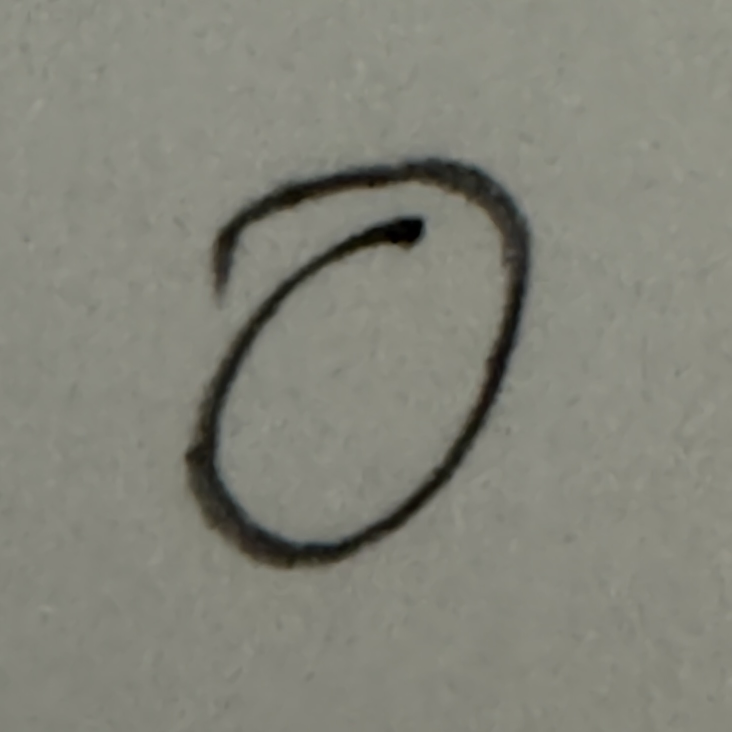
#> input picture course/week2/testing_project/images/integration/digits-raw/IMG_9838.JPG, 1463 x 1463 px (shown at 1/2 size); its folder holds only this picture in this run
$ python clean_image_dir.py
#> lines starting #> are read from the running program, lines starting #| are printed output that depends on the picture; after the words box and inside, x2 and y2 are one past the last pixel; in counts of white or black regions, pixels touching at a corner belong together
"""
Utilities for processing photos of handwritten digits from
raw photos to a clean version that neural networks expect.

NOTE: You will not need to edit anything in this file although
we encourage you to understand the material here.
"""

import os
import cv2
import math
import numpy as np
from scipy import ndimage


def get_best_shift(img):
  cy, cx = ndimage.measurements.center_of_mass(img)

  rows, cols = img.shape
  shiftx = np.round(cols / 2.0 - cx).astype(int)
  shifty = np.round(rows / 2.0 - cy).astype(int)

  return shiftx, shifty


def shift(img, sx, sy):
  rows, cols = img.shape
  M = np.float32([[1, 0, sx], [0, 1, sy]])
  shifted = cv2.warpAffine(img, M, (cols, rows))
  return shifted


def clean_photo_image(path, out_dir):
  """The photo we have taken by hand is quite different than a MNIST image.
  We will need to process them!

  If you are curious, we perform the following operations:

  1. The photo is reshaped to 28 x 28 in grayscale.
  2. The photo is thresholded to increase contrast between black and white portions.
  3. The photo is cropped to remove any rows or columns of pixels that are
    completely black.
  4. The crop is reshaped to 20 x 20 pixels and cented in a 28 x 28 pixe
    box by center of mass.

  Steps 3-4 are important for normalizing the size of the digit; otherwise you
  might show digits of different sizes to the neural network. This sort of
  standardization is very important for good performance.

  Credit: https://opensourc.es/blog/tensorflow-mnist for this function.
  """
  # load the raw image
  gray = cv2.imread(path, 0)
#> gray: shape (1463, 1463); min 0, max 154, mean 130.9
  # rescale it
  gray = cv2.resize(255 - gray, (28, 28))
#> gray: shape (28, 28)
  # better black and white version
  (thresh, gray) = cv2.threshold(gray, 128, 255,
    cv2.THRESH_BINARY | cv2.THRESH_OTSU)
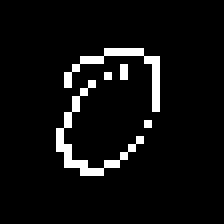
#> gray: shape (28, 28) (shown 8 times larger); 5.7% white in thin lines or dots, all inside (x1, y1, x2, y2) = (7, 6, 20, 22)
#> thresh = 157

  # remove all rows and columns at the sides of images that are
  # completely black.
  while np.sum(gray[0]) == 0:
    gray = gray[1:]
#> this loop made 6 passes
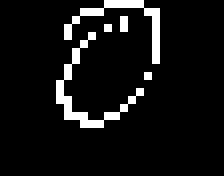
#> gray: shape (22, 28) (shown 8 times larger); 7.3% white in thin lines or dots, all inside (x1, y1, x2, y2) = (7, 0, 20, 16)

  while np.sum(gray[:,0]) == 0:
    gray = np.delete(gray,0,1)
#> this loop made 7 passes
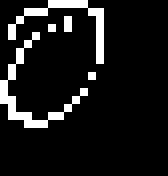
#> gray: shape (22, 21) (shown 8 times larger); 9.7% white in thin lines or dots, all inside (x1, y1, x2, y2) = (0, 0, 13, 16)

  while np.sum(gray[-1]) == 0:
    gray = gray[:-1]
#> this loop made 6 passes
#> pass 1, in clean_photo_image, `gray = gray[:-1]`:
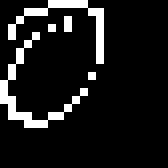
#> gray: shape (21, 21) (shown 8 times larger); 10.2% white in thin lines or dots, all inside (x1, y1, x2, y2) = (0, 0, 13, 16)
#> pass 2, in clean_photo_image, `gray = gray[:-1]`:
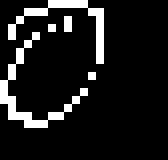
#> gray: shape (20, 21) (shown 8 times larger); 10.7% white in thin lines or dots, all inside (x1, y1, x2, y2) = (0, 0, 13, 16)

  while np.sum(gray[:,-1]) == 0:
    gray = np.delete(gray,-1,1)
#> this loop made 8 passes

  rows,cols = gray.shape
#> rows = 16; cols = 13

  # MNIST images are normalized to fit in a 20x20 pixel box and
  # are centered in a 28x28 image using a center of mass. It is
  # important we do this same thing!
  if rows > cols:
    factor = 20.0 / rows
#> factor = 1.25
    rows = 20
    cols = int(round(cols * factor))
#> cols = 16
    # first cols than rows
    gray = cv2.resize(gray, (cols, rows))
  else:
    factor = 20.0 / cols
    cols = 20
    rows = int(round(rows * factor))
    # first cols than rows
    gray = cv2.resize(gray, (cols, rows))

  # repad with black colums and rows
  cols_padding = (
    int(math.ceil((28 - cols) / 2.0)),
    int(math.floor((28 - cols) / 2.0)))
#> cols_padding = (6, 6)
  rows_padding = (
    int(math.ceil((28 - rows) / 2.0)),
    int(math.floor((28 - rows) / 2.0)))

  gray = np.lib.pad(gray, (rows_padding, cols_padding), 'constant')
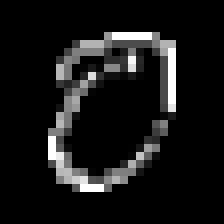
#> gray: shape (28, 28) (shown 8 times larger); min 0, max 255, mean 22.7

  # center of mass shifting
  shiftx,shifty = get_best_shift(gray)
#> in get_best_shift, `cy, cx = ndimage.measurements.center_of_mass(img)`: cy = 12.57; cx = 13.2
#> in get_best_shift, `shiftx = np.round(cols / 2.0 - cx).astype(int)`: shiftx = 1
#> shiftx = 1; shifty = 1
  shifted = shift(gray,shiftx,shifty)
#> in shift, `M = np.float32([[1, 0, sx], [0, 1, sy]])`: M = [[1, 0, 1], [0, 1, 1]]
#> in shift, `shifted = cv2.warpAffine(img, M, (cols, rows))`:
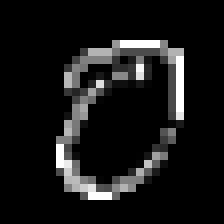
#> shifted: shape (28, 28) (shown 8 times larger); min 0, max 255, mean 22.7
  gray = shifted

  # save to folder
  name = os.path.basename(path)
  out_file = os.path.join(out_dir, name)
  cv2.imwrite(out_file, gray)


if __name__ == "__main__":
  from pathlib import Path

  root = Path(__file__).resolve().parent.parent / 'images' / 'integration'
  raw_dir = root / 'digits-raw'
  out_dir = root / 'digits-processed'

  out_dir.mkdir(parents=True, exist_ok=True)

  raw_paths = raw_dir.glob('*.JPG')

  for raw_path in raw_paths:
    clean_photo_image(str(raw_path), str(out_dir))

$ run again, on course/week2/testing_project/images/integration/digits-raw/IMG_9840.JPG
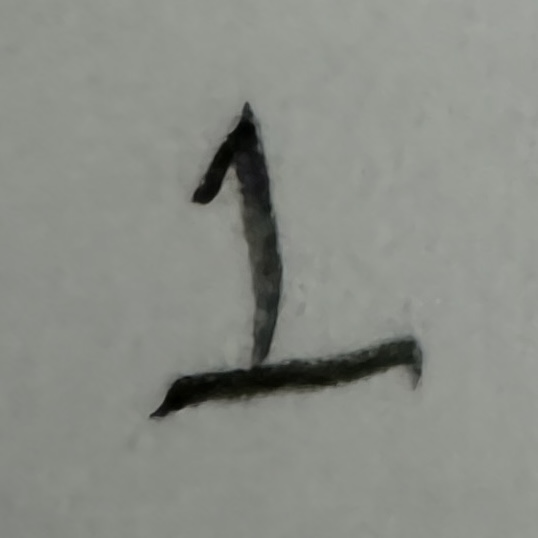
#> input picture course/week2/testing_project/images/integration/digits-raw/IMG_9840.JPG, 538 x 538 px
#> in clean_photo_image, `(thresh, gray) = cv2.threshold(gray, 128, 255, cv2.THRESH_BINARY | cv2..`:
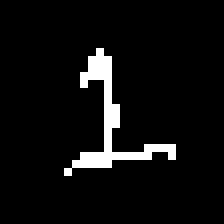
#> gray: shape (28, 28) (shown 8 times larger); 5.6% white in thin lines or dots, all inside (x1, y1, x2, y2) = (8, 6, 22, 22)
#> thresh = 158
#> the loop in clean_photo_image, `while np.sum(gray[0]) == 0:` made 6 passes
#> the loop in clean_photo_image, `while np.sum(gray[:,0]) == 0:` made 8 passes
#> the loop in clean_photo_image, `while np.sum(gray[-1]) == 0:` made 6 passes
#> the loop in clean_photo_image, `while np.sum(gray[:,-1]) == 0:` made 6 passes
#> cy = 15.03; cx = 12.04
#> in get_best_shift, `shiftx = np.round(cols / 2.0 - cx).astype(int)`: shiftx = 2
#> in get_best_shift, `shifty = np.round(rows / 2.0 - cy).astype(int)`: shifty = -1
#> in clean_photo_image, `shiftx,shifty = get_best_shift(gray)`: shiftx = 2; shifty = -1
#> M = [[1, 0, 2], [0, 1, -1]]
#> in shift, `shifted = cv2.warpAffine(img, M, (cols, rows))`:
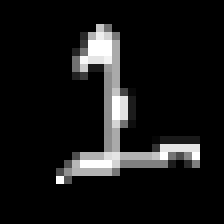
#> shifted: shape (28, 28) (shown 8 times larger); min 0, max 255, mean 22.7

$ run again, on course/week2/testing_project/images/integration/digits-raw/IMG_9841.JPG
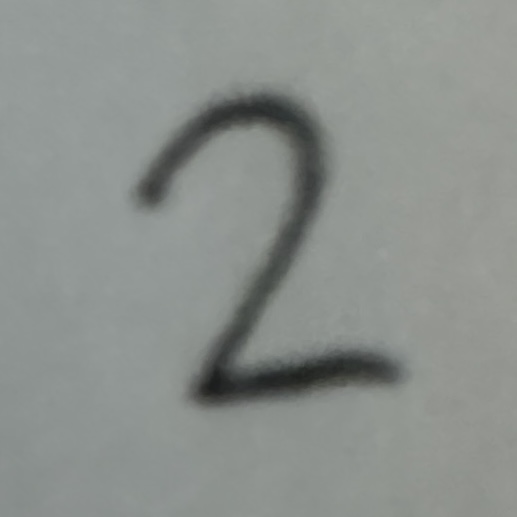
#> input picture course/week2/testing_project/images/integration/digits-raw/IMG_9841.JPG, 517 x 517 px
#> in clean_photo_image, `(thresh, gray) = cv2.threshold(gray, 128, 255, cv2.THRESH_BINARY | cv2..`:
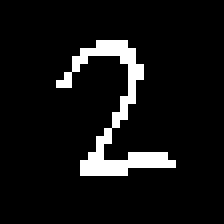
#> gray: shape (28, 28) (shown 8 times larger); 7.7% white in thin lines or dots, all inside (x1, y1, x2, y2) = (7, 5, 22, 22)
#> thresh = 142
#> the loop in clean_photo_image, `while np.sum(gray[0]) == 0:` made 5 passes
#> the loop in clean_photo_image, `while np.sum(gray[:,0]) == 0:` made 7 passes
#> the loop in clean_photo_image, `while np.sum(gray[-1]) == 0:` made 6 passes
#> the loop in clean_photo_image, `while np.sum(gray[:,-1]) == 0:` made 6 passes
#> cy = 14.44; cx = 13.42
#> in get_best_shift, `shiftx = np.round(cols / 2.0 - cx).astype(int)`: shiftx = 1
#> in get_best_shift, `shifty = np.round(rows / 2.0 - cy).astype(int)`: shifty = 0
#> in clean_photo_image, `shiftx,shifty = get_best_shift(gray)`: shiftx = 1; shifty = 0
#> M = [[1, 0, 1], [0, 1, 0]]
#> in shift, `shifted = cv2.warpAffine(img, M, (cols, rows))`:
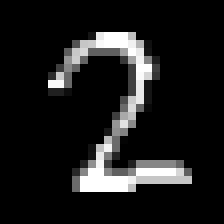
#> shifted: shape (28, 28) (shown 8 times larger); min 0, max 255, mean 27.5
